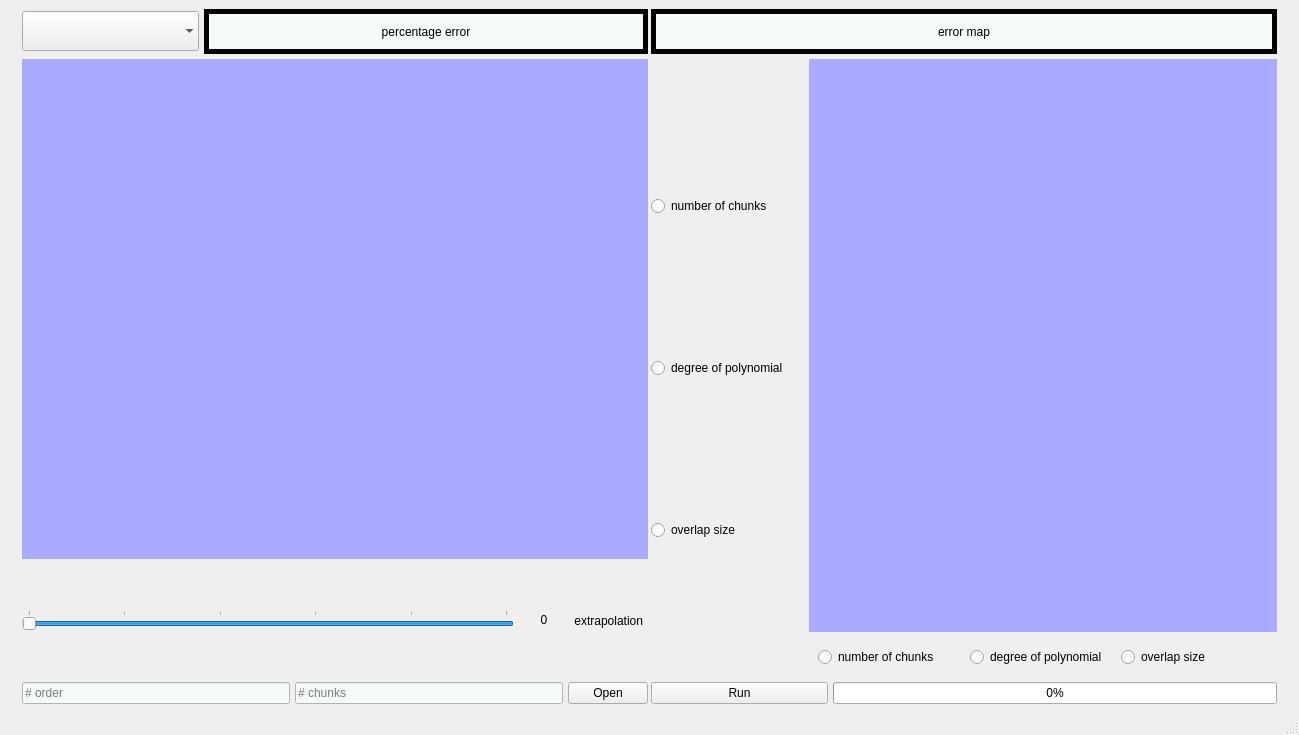
<?xml version="1.0" encoding="UTF-8"?>
<ui version="4.0">
 <class>MainWindow</class>
 <widget class="QMainWindow" name="MainWindow">
  <property name="geometry">
   <rect>
    <x>0</x>
    <y>0</y>
    <width>1299</width>
    <height>735</height>
   </rect>
  </property>
  <property name="windowTitle">
   <string>MainWindow</string>
  </property>
  <property name="styleSheet">
   <string notr="true">font: 75 10pt &quot;Gill Sans MT&quot;;</string>
  </property>
  <widget class="QWidget" name="centralwidget">
   <layout class="QGridLayout" name="gridLayout">
    <item row="0" column="0">
     <layout class="QHBoxLayout" name="horizontalLayout_7">
      <property name="spacing">
       <number>3</number>
      </property>
      <item>
       <spacer name="horizontalSpacer">
        <property name="orientation">
         <enum>Qt::Horizontal</enum>
        </property>
        <property name="sizeType">
         <enum>QSizePolicy::Ignored</enum>
        </property>
       </spacer>
      </item>
      <item>
       <layout class="QVBoxLayout" name="verticalLayout_2">
        <property name="spacing">
         <number>5</number>
        </property>
        <item>
         <layout class="QHBoxLayout" name="horizontalLayout_5" stretch="2,5">
          <item>
           <widget class="QComboBox" name="chunkEqCombobox">
            <property name="minimumSize">
             <size>
              <width>0</width>
              <height>40</height>
             </size>
            </property>
            <property name="frame">
             <bool>false</bool>
            </property>
            <property name="placeholderText" stdset="0">
             <string>chunk # selection</string>
            </property>
           </widget>
          </item>
          <item>
           <widget class="QLabel" name="eqLabel">
            <property name="minimumSize">
             <size>
              <width>0</width>
              <height>45</height>
             </size>
            </property>
            <property name="maximumSize">
             <size>
              <width>16777215</width>
              <height>45</height>
             </size>
            </property>
            <property name="styleSheet">
             <string notr="true">font: 10pt &quot;Gill Sans MT&quot;;
border-style: solid;
border-width: 5px;
background-color: rgb(246, 250, 251);</string>
            </property>
            <property name="text">
             <string>percentage error</string>
            </property>
            <property name="textFormat">
             <enum>Qt::PlainText</enum>
            </property>
            <property name="alignment">
             <set>Qt::AlignCenter</set>
            </property>
           </widget>
          </item>
         </layout>
        </item>
        <item>
         <widget class="PlotWidget" name="signalPlot" native="true">
          <property name="minimumSize">
           <size>
            <width>500</width>
            <height>500</height>
           </size>
          </property>
          <property name="styleSheet">
           <string notr="true">background-color: rgb(170, 170, 255);</string>
          </property>
         </widget>
        </item>
        <item>
         <layout class="QHBoxLayout" name="horizontalLayout_3" stretch="0,2,0">
          <property name="spacing">
           <number>5</number>
          </property>
          <property name="topMargin">
           <number>10</number>
          </property>
          <property name="bottomMargin">
           <number>10</number>
          </property>
          <item>
           <widget class="QSlider" name="extrapolationSlider">
            <property name="minimum">
             <number>50</number>
            </property>
            <property name="maximum">
             <number>100</number>
            </property>
            <property name="singleStep">
             <number>10</number>
            </property>
            <property name="pageStep">
             <number>10</number>
            </property>
            <property name="value">
             <number>100</number>
            </property>
            <property name="sliderPosition">
             <number>100</number>
            </property>
            <property name="orientation">
             <enum>Qt::Horizontal</enum>
            </property>
            <property name="invertedAppearance">
             <bool>true</bool>
            </property>
            <property name="tickPosition">
             <enum>QSlider::TicksAbove</enum>
            </property>
            <property name="tickInterval">
             <number>10</number>
            </property>
           </widget>
          </item>
          <item>
           <widget class="QLabel" name="extrapolationLabel">
            <property name="maximumSize">
             <size>
              <width>50</width>
              <height>16</height>
             </size>
            </property>
            <property name="layoutDirection">
             <enum>Qt::LeftToRight</enum>
            </property>
            <property name="text">
             <string>0</string>
            </property>
            <property name="alignment">
             <set>Qt::AlignCenter</set>
            </property>
           </widget>
          </item>
          <item>
           <widget class="QLabel" name="label">
            <property name="maximumSize">
             <size>
              <width>200</width>
              <height>16777215</height>
             </size>
            </property>
            <property name="layoutDirection">
             <enum>Qt::RightToLeft</enum>
            </property>
            <property name="styleSheet">
             <string notr="true"/>
            </property>
            <property name="text">
             <string>extrapolation</string>
            </property>
            <property name="alignment">
             <set>Qt::AlignRight|Qt::AlignTrailing|Qt::AlignVCenter</set>
            </property>
            <property name="margin">
             <number>0</number>
            </property>
            <property name="indent">
             <number>5</number>
            </property>
           </widget>
          </item>
         </layout>
        </item>
        <item>
         <layout class="QHBoxLayout" name="horizontalLayout_4" stretch="2,2,0">
          <item>
           <widget class="QLineEdit" name="polynomialDegree">
            <property name="styleSheet">
             <string notr="true">background-color: rgb(246, 250, 251);</string>
            </property>
            <property name="placeholderText">
             <string># order</string>
            </property>
           </widget>
          </item>
          <item>
           <widget class="QLineEdit" name="noOfChunks">
            <property name="styleSheet">
             <string notr="true">background-color: rgb(246, 250, 251);</string>
            </property>
            <property name="placeholderText">
             <string># chunks</string>
            </property>
           </widget>
          </item>
          <item>
           <widget class="QPushButton" name="openButton">
            <property name="text">
             <string>Open</string>
            </property>
           </widget>
          </item>
         </layout>
        </item>
       </layout>
      </item>
      <item>
       <layout class="QVBoxLayout" name="verticalLayout_4" stretch="1,8,1">
        <property name="spacing">
         <number>5</number>
        </property>
        <item>
         <widget class="QLabel" name="eqLabel_2">
          <property name="minimumSize">
           <size>
            <width>0</width>
            <height>45</height>
           </size>
          </property>
          <property name="maximumSize">
           <size>
            <width>16777215</width>
            <height>45</height>
           </size>
          </property>
          <property name="styleSheet">
           <string notr="true">font: 10pt &quot;Gill Sans MT&quot;;
border-style: solid;
border-width: 5px;
background-color: rgb(246, 250, 251);</string>
          </property>
          <property name="text">
           <string>error map</string>
          </property>
          <property name="textFormat">
           <enum>Qt::PlainText</enum>
          </property>
          <property name="alignment">
           <set>Qt::AlignCenter</set>
          </property>
         </widget>
        </item>
        <item>
         <layout class="QHBoxLayout" name="horizontalLayout_6">
          <property name="spacing">
           <number>5</number>
          </property>
          <item>
           <layout class="QVBoxLayout" name="verticalLayout">
            <item>
             <widget class="QRadioButton" name="noChunksVertical">
              <property name="text">
               <string>number of chunks</string>
              </property>
             </widget>
            </item>
            <item>
             <widget class="QRadioButton" name="polyDegreeVertical">
              <property name="text">
               <string>degree of polynomial</string>
              </property>
             </widget>
            </item>
            <item>
             <widget class="QRadioButton" name="overlapVertical">
              <property name="text">
               <string>overlap size</string>
              </property>
             </widget>
            </item>
           </layout>
          </item>
          <item>
           <layout class="QVBoxLayout" name="verticalLayout_3" stretch="8,0">
            <item>
             <widget class="PlotWidget" name="errorMap" native="true">
              <property name="minimumSize">
               <size>
                <width>468</width>
                <height>500</height>
               </size>
              </property>
              <property name="styleSheet">
               <string notr="true">background-color: rgb(170, 170, 255);</string>
              </property>
             </widget>
            </item>
            <item>
             <widget class="QWidget" name="widget" native="true">
              <layout class="QHBoxLayout" name="horizontalLayout">
               <property name="spacing">
                <number>5</number>
               </property>
               <property name="topMargin">
                <number>10</number>
               </property>
               <property name="bottomMargin">
                <number>10</number>
               </property>
               <item>
                <widget class="QRadioButton" name="noChunksHorizontal">
                 <property name="text">
                  <string>number of chunks</string>
                 </property>
                </widget>
               </item>
               <item>
                <widget class="QRadioButton" name="polyDegreeHorizontal">
                 <property name="text">
                  <string>degree of polynomial</string>
                 </property>
                </widget>
               </item>
               <item>
                <widget class="QRadioButton" name="overlapHorizontal">
                 <property name="text">
                  <string>overlap size</string>
                 </property>
                </widget>
               </item>
              </layout>
             </widget>
            </item>
           </layout>
          </item>
         </layout>
        </item>
        <item>
         <layout class="QHBoxLayout" name="horizontalLayout_2" stretch="6,15">
          <property name="spacing">
           <number>5</number>
          </property>
          <item>
           <widget class="QPushButton" name="errorMapRunButton">
            <property name="text">
             <string>Run</string>
            </property>
           </widget>
          </item>
          <item>
           <widget class="QProgressBar" name="progressBar">
            <property name="value">
             <number>0</number>
            </property>
           </widget>
          </item>
         </layout>
        </item>
       </layout>
      </item>
     </layout>
    </item>
    <item row="0" column="1">
     <spacer name="horizontalSpacer_2">
      <property name="orientation">
       <enum>Qt::Horizontal</enum>
      </property>
      <property name="sizeType">
       <enum>QSizePolicy::Ignored</enum>
      </property>
     </spacer>
    </item>
   </layout>
  </widget>
  <widget class="QMenuBar" name="menubar">
   <property name="geometry">
    <rect>
     <x>0</x>
     <y>0</y>
     <width>1299</width>
     <height>31</height>
    </rect>
   </property>
  </widget>
  <widget class="QStatusBar" name="statusbar"/>
 </widget>
 <customwidgets>
  <customwidget>
   <class>PlotWidget</class>
   <extends>QWidget</extends>
   <header>pyqtgraph</header>
   <container>1</container>
  </customwidget>
 </customwidgets>
 <resources/>
 <connections/>
</ui>
